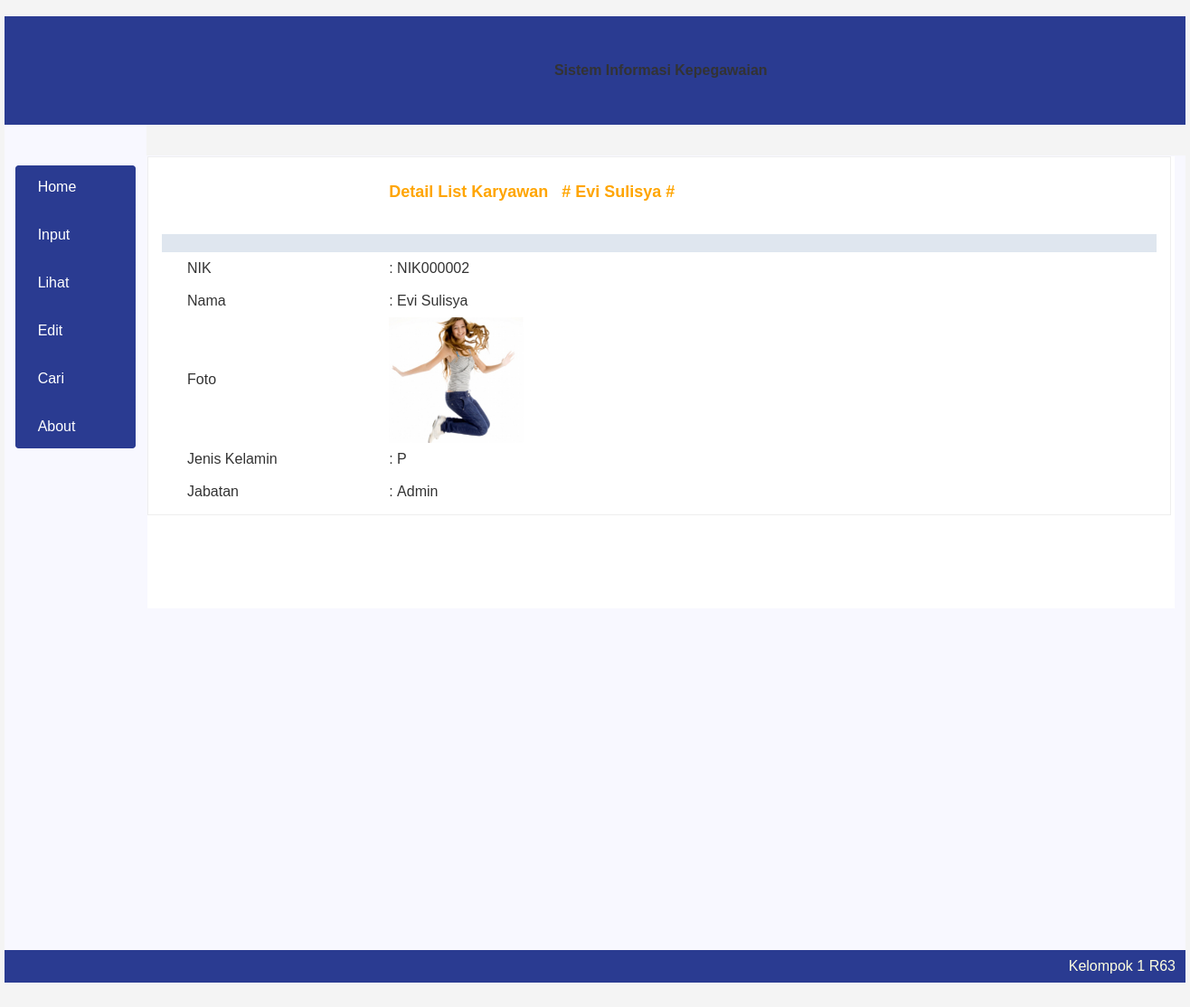
The page /index.php?page=detail&nik=NIK000002 on the database its author committed.
### tables this page shows
CREATE TABLE IF NOT EXISTS `data_karyawan` (
  `nik` varchar(16) NOT NULL DEFAULT '',
  `nama` varchar(50) NOT NULL,
  `namafoto` text NULL,
  `jk` varchar(1) NOT NULL,
  `jab` varchar(50) NOT NULL,
  `dept` varchar(50) NOT NULL,
  `tmp_lhr` varchar(50) NOT NULL,
  `tgl_lhr` date DEFAULT NULL,
  `gol_darah` varchar(2) NOT NULL,
  `agama` varchar(10) NOT NULL,
  `status` varchar(2) NOT NULL,
  `telp` varchar(20) NOT NULL,
  `email` varchar(50) NOT NULL,
  PRIMARY KEY (`nik`),
  UNIQUE KEY `nik` (`nik`)
);

### detail.php (the view, shortened to what this page needs)
<div style="border:1px solid rgb(238,238,238); padding:10px; overflow:auto; width:1110px; height:375px;">
<?php
if (isset($_GET['nik'])) {
	$nik = $_GET['nik'];
} else {
	die ("Error. Tidak ada Nik yang dipilih Silakan cek kembali! ");
}
$conn = mysqli_connect("localhost","root","");
$tampil_karyawan = "SELECT * FROM data_karyawan WHERE nik='$nik'";
$sql = mysqli_query($conn, $tampil_karyawan);
$hasil_p = mysqli_fetch_array($sql);
	$nik = $hasil_p['nik'];
	$nama = $hasil_p['nama'];
	$foto = $hasil_p['namafoto'];
	$jk = $hasil_p['jk'];
	$jab = $hasil_p['jab'];
	$dept = $hasil_p['dept'];
?>
<form action="#" method="POST" name="detail" enctype="multipart/form-data">
<table width="1100" border="0" align="center" cellpadding="0" cellspacing="0">
		<tr>
			<td width="18">&nbsp;</td>
			<td width="142">&nbsp;</td>
			<td width="540">&nbsp;</td>
		</tr>
		<tr>
			<td>&nbsp;</td>
			<td>&nbsp;</td>
			<td width="540"><font color="orange" size="4" face="arial"><b>Detail List Karyawan&nbsp;&nbsp;&nbsp;#&nbsp;<?=$nama?>&nbsp;#</b></font></td>
		</tr>
		<tr>
			<td>&nbsp;</td>
			<td>&nbsp;</td>
			<td width="540">&nbsp;</td>
		</tr>
		<tr>
			<td>&nbsp;</td>
			<td>&nbsp;</td>
			<td width="540">&nbsp;</td>
		</tr>
		<tr bgcolor="#DFE6EF" height="20">
			<td>&nbsp;</td>
			<td>&nbsp;</td>
			<td width="540"></td>
		</tr>
		<tr>
			<td >&nbsp;</td>
			<td width="142" height="36">NIK</td>
			<td width="540">:&nbsp;<?=$nik?></td>
		</tr>
		<tr>
			<td>&nbsp;</td>
			<td height="36">Nama</td>
			<td>:&nbsp;<?=$nama?></td>
		</tr>
		<tr>
			<td>&nbsp;</td>
			<td height="36">Foto</td>
			<td>&nbsp;&nbsp;<?php if (empty($foto))
					echo "<img src='images/nopic.gif' width='150' height='180'> <br> <p style='text-align: center; margin: 10px 0 0 0;'><strong>No Image</strong></p>";
					else
					echo"<img class='shadow' align=left src='images/$foto' width='150' heigth='180'/ title='$nama'>"
				?></td>
		</tr>
		<tr>
			<td>&nbsp;</td>
			<td height="36">Jenis Kelamin</td>
			<td>:&nbsp;<?=$jk?></td>
		</tr>
		<tr>
			<td >&nbsp;</td>
			<td height="36">Jabatan</td>
			<td>:&nbsp;<?=$jab?></td>
		</tr>
		<tr>
			<td >&nbsp;</td>
			<td height="36">Departemen</td>
			<td>:&nbsp;<?=$dept?></td>
		</tr>
</table>
</form>
</div>

### css/style.css (style rules this page uses)
html { font-family: sans-serif; -webkit-text-size-adjust: 100%; -ms-text-size-adjust: 100%; }
body { margin: 0; padding: 0; background-color: #f4f4f4; color: #333; }
* { box-shadow: none !important; }

### rows shown on the page
data_karyawan: nama "Evi Sulisya", nik "NIK000002", namafoto (picture), jk "P", jab "Admin"
